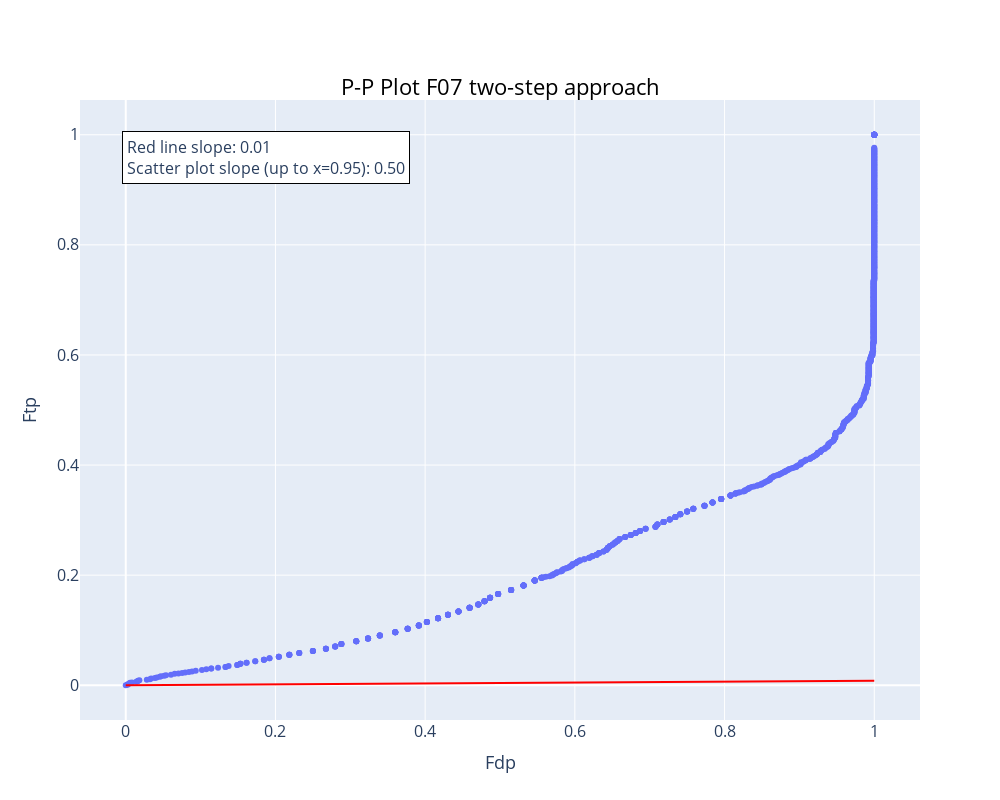

The notebook cell this image was saved under:
### Code cell
pp_plot(psm_df_two_step_F)

### Figure 1 — Plotly figure (JSON) as saved in the notebook; plotly's stock layout.template omitted (floating-point values rounded to 4 significant figures; data arrays with more than 128 entries replaced by an {"elided": "..."} marker saying what was removed)
{"data": [{"mode": "markers", "type": "scatter", "x": {"elided": "1000 float values"}, "y": {"elided": "1000 float values"}}, {"line": {"color": "red"}, "mode": "lines", "name": "pi0", "showlegend": true, "type": "scatter", "x": [0, 1], "y": [0, 0.008187]}], "layout": {"annotations": [{"align": "left", "bgcolor": "white", "bordercolor": "black", "borderpad": 4, "borderwidth": 1, "font": {"size": 16}, "showarrow": false, "text": "Red line slope: 0.01<br>Scatter plot slope (up to x=0.95): 0.50", "x": 0.05, "xref": "paper", "y": 0.95, "yref": "paper"}], "autosize": false, "height": 800, "showlegend": false, "title": {"font": {"color": "black", "size": 22}, "text": "P-P Plot F07 two-step approach", "x": 0.5, "xanchor": "center", "y": 0.9, "yanchor": "top"}, "width": 1000, "xaxis": {"tickfont": {"size": 16}, "title": {"font": {"size": 18}, "text": "Fdp"}}, "yaxis": {"tickfont": {"size": 16}, "title": {"font": {"size": 18}, "text": "Ftp"}}}}
